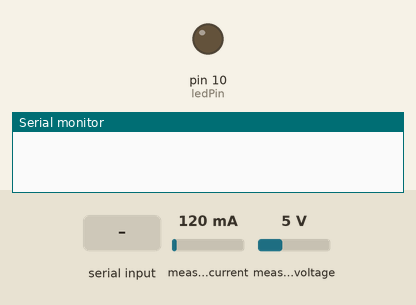
A sketch run on a simulated Arduino Uno, built with avr-gcc and run on an emulated ATmega328P. Shown: output pins drawn as LEDs (lit = HIGH), the last lines printed to the serial monitor. Inputs (shaded band) come from the test bench; at power-on: measured current 120 mA, measured voltage 5 V. Storage starts empty.

Above: at 1.2 s.
1.3 s: "START\n" received over Serial
At 2.5 s:
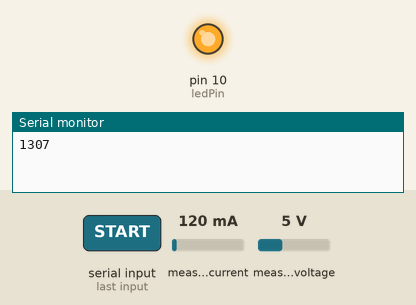
2.8 s: "STOP\n" received over Serial
At 3.7 s:
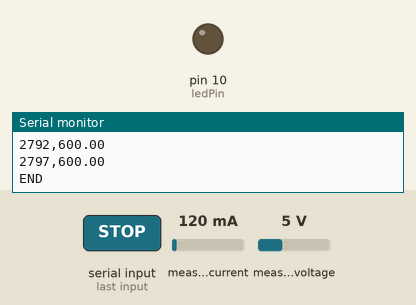
Timing chart, 0 to 5.8 s (numbered marks = the images above; inputs shaded):
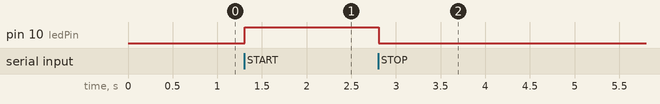

Measured:
- after the input at 1.3 s, pin 10 (ledPin): LOW → HIGH at once
- after the input at 2.8 s, pin 10 (ledPin): HIGH → LOW at once

The sketch:

ina219_profiler.ino
```cpp
/*
   SD card attached to SPI bus as follows:
 ** MOSI - pin 11
 ** MISO - pin 12
 ** CLK - pin 13
 ** CS - pin 4 (for MKRZero SD: SDCARD_SS_PIN)
*/

#include <SPI.h>
#include <SD.h>
#include <Wire.h>
#include <Adafruit_INA219.h>

Adafruit_INA219 ina219;
File myFile;
int ledPin = 10;
long timestamp = millis();
long nextTimestamp = millis();
bool LOGGER_ON = false;

void setup() {
  // Init Serial
  Serial.begin(115200);
  while (!Serial) { delay(1000); }

  // Init ina219
  while (!ina219.begin()) {
    delay(1000);
  }

  // Init SD card
  while (!SD.begin(4)) {
    delay(1000);
  }

  pinMode(ledPin, OUTPUT);
  digitalWrite(ledPin, LOW);
}

void loop() {
  timestamp = millis();
  if (Serial.available() > 0) {
    String request = Serial.readStringUntil('\n');
    if (request == "START") {
      SD.remove("data.txt");
      while (!myFile) {
        myFile = SD.open("data.txt", FILE_WRITE);
      }
      LOGGER_ON = true;
      digitalWrite(ledPin, HIGH);
      nextTimestamp = millis();
      Serial.println(String(millis()));
    } else if (request == "STOP") {
      myFile.close();
      LOGGER_ON = false;
      digitalWrite(ledPin, LOW);
      while (!myFile) {
        myFile = SD.open("data.txt");
      }
      // read from the file until there's nothing else in it:
      while (myFile.available()) {
        Serial.write(myFile.read());
      }
      Serial.println("END");
      myFile.close();
    }
  }

  if(LOGGER_ON && timestamp >= nextTimestamp) {
//    float shuntvoltage = 0;
//    float busvoltage = 0;
//    float current_mA = 0;
//    float loadvoltage = 0;
    float power_mW = 0;

//    shuntvoltage = ina219.getShuntVoltage_mV();
//    busvoltage = ina219.getBusVoltage_V();
//    current_mA = ina219.getCurrent_mA();
    power_mW = ina219.getPower_mW();
//    loadvoltage = busvoltage + (shuntvoltage / 1000);

    String line = ( String(timestamp) + "," +
//                    String(shuntvoltage) + "," +
//                    String(busvoltage) + "," +
//                    String(current_mA) + "," +
//                    String(loadvoltage) + "," +
                    String(power_mW));

    myFile.println(line);

    nextTimestamp += 5; // 5 ms delay -> 200hz
  }
}
```
